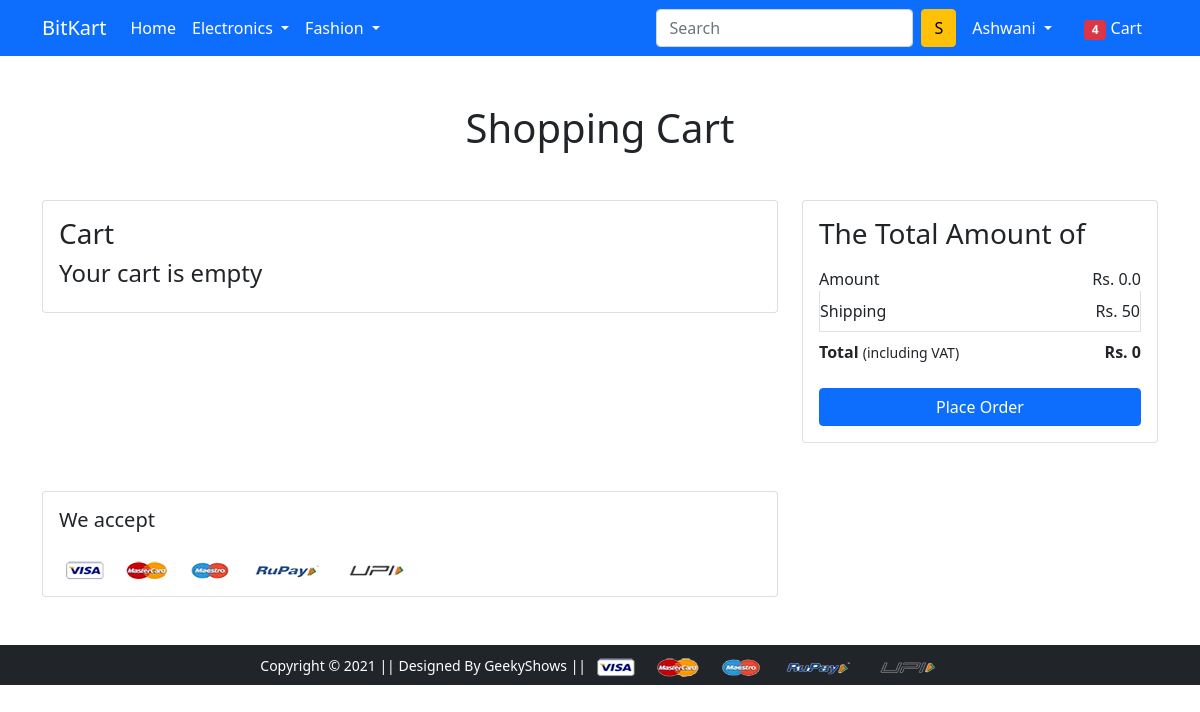
Before: /cart/ (signed in) with the older database file.
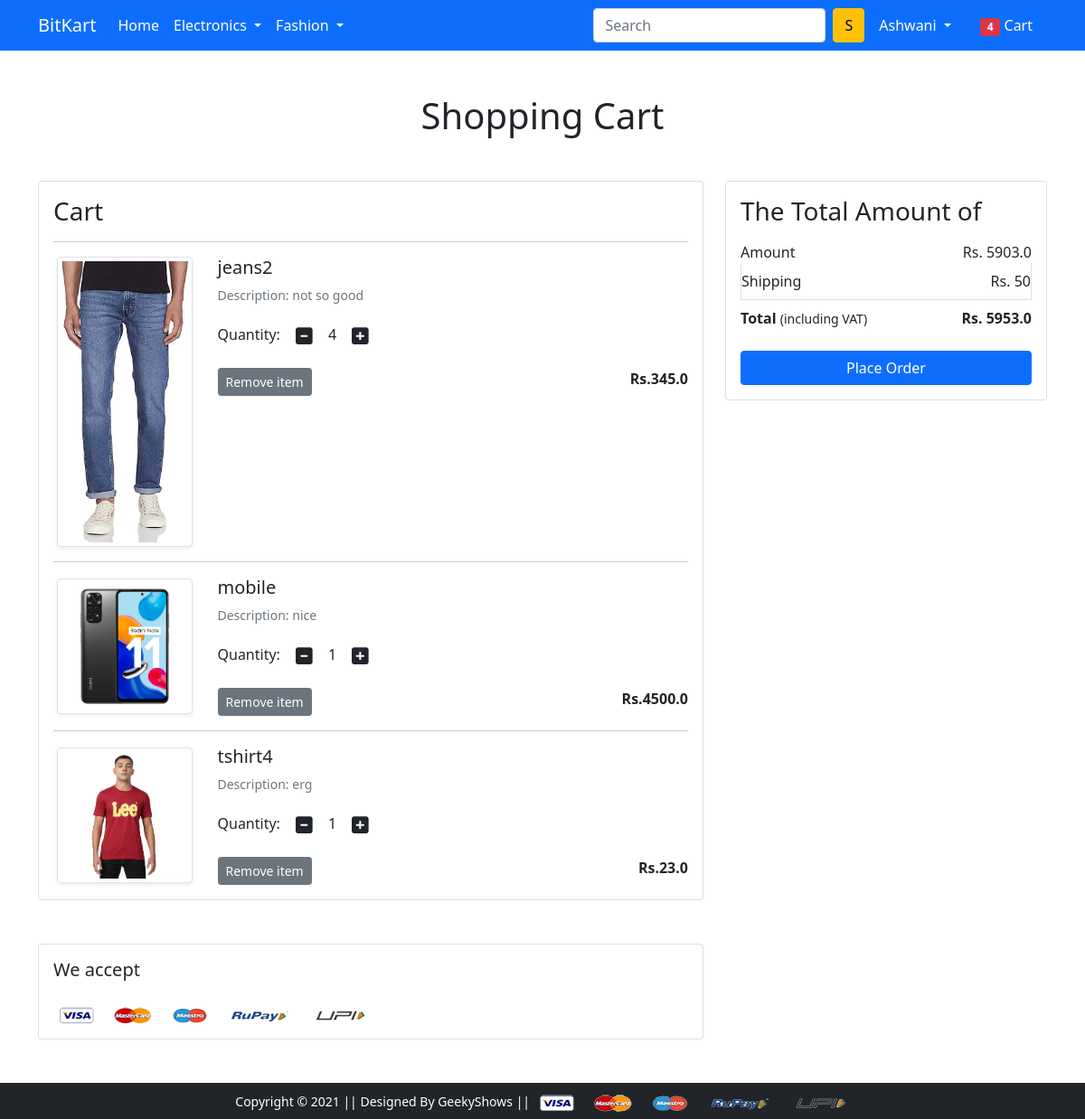
After: the same page with the newer database file.
### app/models.py (models this page shows, shortened)
class Cart(models.Model):
    user = models.ForeignKey(User, on_delete=models.CASCADE)
    product = models.ForeignKey(Product, on_delete=models.CASCADE)
    quantity = models.PositiveIntegerField(default=1)

class Product(models.Model):
    title = models.CharField(max_length=100)
    selling_price = models.FloatField()
    discounted_price = models.FloatField()
    description = models.TextField()
    brand = models.CharField(max_length=100)
    category = models.CharField(choices=CATEGORY_CHOICES, max_length=2)
    product_image = models.ImageField(upload_to="productimg")

### app/views.py (the view)
# urls.py: path('cart/', views.show_cart, name='showcart'),
def show_cart(request):
 user=request.user
 if user.is_authenticated:
  carts=Cart.objects.filter(user=user)
  total_amt=0.0
  delivery_charge=50
  for cart in carts:
   product=cart.product
   total_amt+=(cart.quantity*product.discounted_price)
  total=total_amt+delivery_charge
  message=""
  if(total==delivery_charge):
   total=0
   message="Your cart is empty"
  return render(request, 'app/addtocart.html',{'carts':carts,'total_amt':total_amt,'delivery_charge':delivery_charge,'total':total,'message':message})

### app/templates/app/addtocart.html (shortened to what this page needs)
{% extends 'app/base.html' %}
{% load static %}
{% block main-content %}
<div class="container my-5">
 <div class="row">
  <h1 class="text-center mb-5">Shopping Cart</h1>
  <div class="col-sm-8">
  <div class="card">
   <div class="card-body">
    <h3>Cart</h3>
     <h4>{{message}}</h4>
    {% for cart in carts %}
    <hr>
    <div class="row">
     <div class="col-sm-3 text-center align-self-center"><img src="{{cart.product.product_image.url}}" alt="" srcset="" class="img-fluid img-thumbnail shadow-sm" height="150" width="150"> </div>
     <div class="col-sm-9">
      <div>
       <h5>{{cart.product.title}}</h5>
       <p class="mb-2 text-muted small">Description: {{cart.product.description}}</p>
       <div class="my-3">
        <label for="quantity">Quantity:</label>
        <a class="minus-cart btn"  pid="{{cart.product.id}}"><i class="fas fa-minus-square fa-lg"></i></a>
          <span id="quantity">{{cart.quantity}}</span>
        <a class="plus-cart btn"  pid="{{cart.product.id}}"><i class="fas fa-plus-square fa-lg"></i></a>
       </div>
       <div class="d-flex justify-content-between">
        <a href="#" class="btn btn-sm btn-secondary mr-3 remove-cart"  pid="{{cart.product.id}}">Remove item </a>
        <p class="mb-0"><span><strong>Rs.{{cart.product.discounted_price}}</strong></span></p>
       </div>
      </div>
     </div>
    </div>
    {% endfor %}
   </div>
   </div>
  </div>
  <div class="col-sm-4">
   <div class="card">
    <div class="card-body">
      <h3>The Total Amount of</h3>
      <ul class="list-group">
       <li class="list-group-item d-flex justify-content-between align-items-center border-0 px-0 pb-0">Amount<span>Rs. <span id="total_amt">{{total_amt}}</span></span></li>
       <li class="list-group-item d-flex justify-content-between align-items-center px-0">Shipping<span>Rs. {{delivery_charge}}</span></li>
       <li class="list-group-item d-flex justify-content-between align-items-center border-0 px-0 mb-3">
        <div>
           <strong>Total</strong> <small>(including VAT)</small>
         </div>
         <span><strong>Rs. <strong id="total">{{total}}</strong></strong></span>
       </li>
      </ul>
      <div class="d-grid"><a href="{% url 'checkout' %}" class="btn btn-primary">Place Order</a></div>
    </div>
   </div>
  </div>
 </div>
</div>
<div class="container">
 <div class="row">
  <div class="col-sm-8">
   <div class="card">
    <div class="card-body">
      <h5 class="mb-4">We accept</h5>
      <img src="{% static 'app/images/payment.png' %}" alt="" class="img-fluid">
    </div>
  </div>
  </div>
 </div>
</div>
{% endblock main-content %}

Changed rows visible on the page:
added Cart: product.product_image (picture), product "jeans2", product.description "not so good", quantity "4", product.discounted_price "345.0"
added Cart: product.product_image (picture), product "mobile", product.description "nice", quantity "1", product.discounted_price "4500.0"
added Cart: product.product_image (picture), product "tshirt4", product.description "erg", quantity "1", product.discounted_price "23.0"
Other visible differences:
{{ total_amt }}: "0.0" → "5903.0"
{{ total }}: "0" → "5953.0"
{{ message }}: "Your cart is empty" → (not shown)
